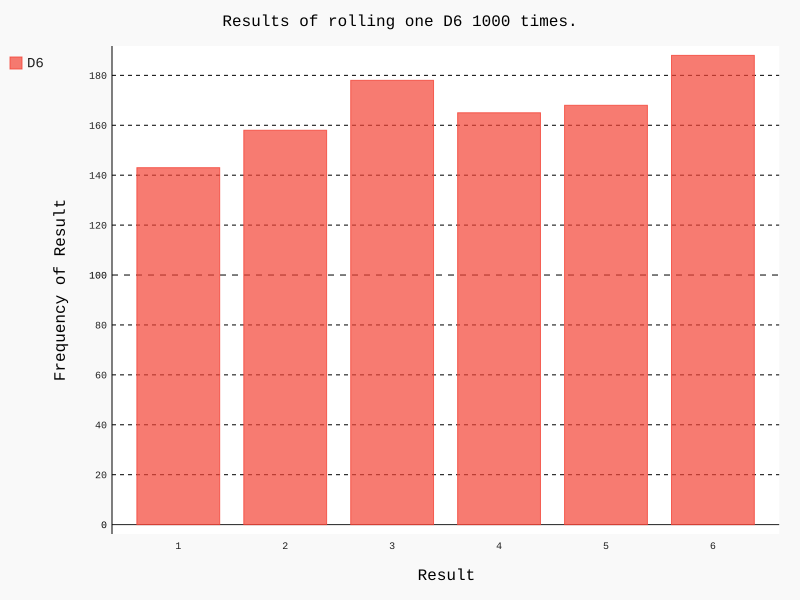

Source code (Python):
import pygal

from die import Die

# Create a D6.
die = Die()

# Make some rolls, and store results in a list.
results = []

for roll_num in range(1000):
    result = die.roll()
    results.append(result)

# Analyze the results.
frequencies = []
for value in range(1, die.num_sides+1):
    frequency = results.count(value)
    frequencies.append(frequency)
    
#print(frequencies, str(sum(frequencies)))

# Visualize the results.
hist = pygal.Bar()

hist.title = "Results of rolling one D6 1000 times."
hist.x_labels = ['1', '2', '3', '4', '5', '6'] #hist.x_labels = range(1,7)
hist.x_title = "Result"
hist.y_title = "Frequency of Result"

hist.add('D6', frequencies)
hist.render_to_file('die_visual1.svg')
